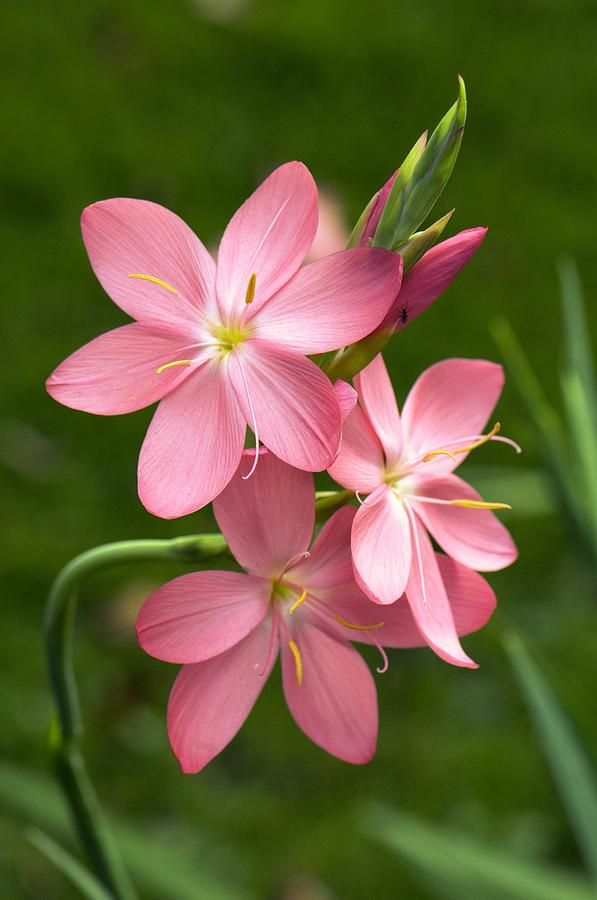
#> input picture 8.opencv/project1/flower.jpg, 597 x 900 px
$ jupyter execute project1.ipynb
#> lines starting #> are read from the running program, lines starting #| are printed output that depends on the picture
[cell 1]
import cv2

# --------------------------------
# 1. Read Image
# --------------------------------

img = cv2.imread("flower.jpg")
#> img is the input picture: shape (900, 597, 3); mean B, G, R 56.5, 94.9, 104.3

if img is None:
    print("Image not found!")
    exit()

print("Image loaded successfully")


# --------------------------------
# 2. Display Image Dimensions
# --------------------------------

height, width, channels = img.shape
#> height = 900; width = 597; channels = 3

print("Original Width:", width)
#| Original Width: 597
print("Original Height:", height)
#| Original Height: 900
print("Number of Channels:", channels)
#| Number of Channels: 3


# --------------------------------
# 3. Display Original Image
# --------------------------------

cv2.imshow("Original Image", img)


# --------------------------------
# 4. Resize Image
# --------------------------------

resized = cv2.resize(img, (500, 300))
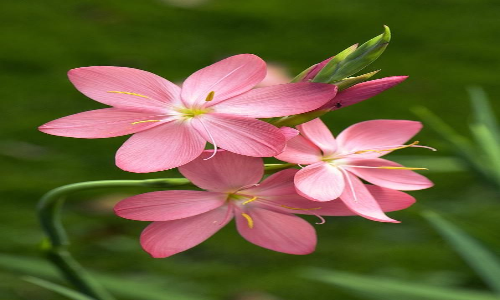
#> resized: shape (300, 500, 3); mean B, G, R 56.5, 94.9, 104.3

print("Resized Width: 500")
print("Resized Height: 300")

cv2.imshow("Resized Image", resized)


# --------------------------------
# 5. Convert Image to Grayscale
# --------------------------------

gray = cv2.cvtColor(img, cv2.COLOR_BGR2GRAY)
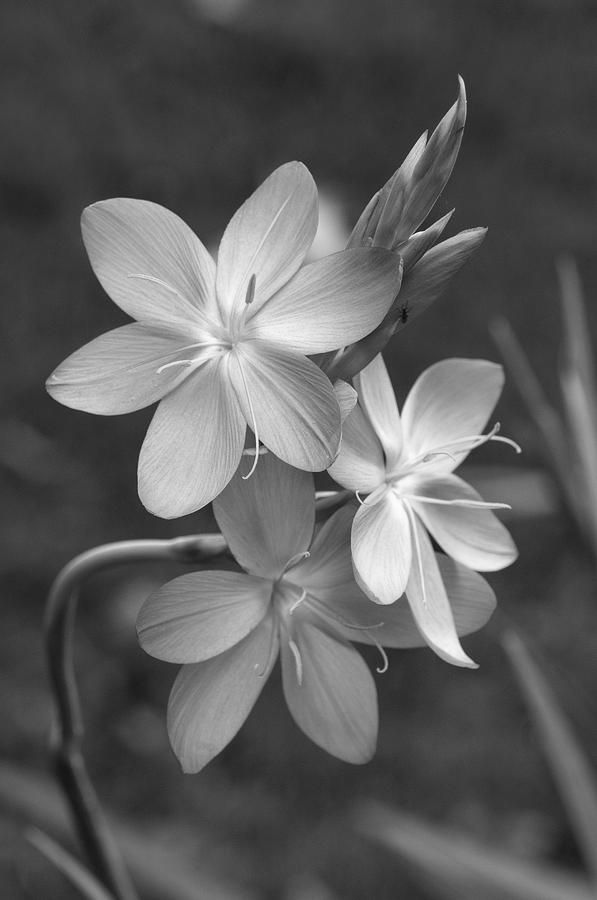
#> gray: shape (900, 597); min 7, max 254, mean 93.3

cv2.imshow("Grayscale Image", gray)


# --------------------------------
# 6. Save Resized Image
# --------------------------------

cv2.imwrite("resized_image.png", resized)

print("Resized image saved successfully")


# --------------------------------
# 7. Save Grayscale Image
# --------------------------------

cv2.imwrite("gray_image.png", gray)

print("Grayscale image saved successfully")


# --------------------------------
# 8. Wait for Key
# --------------------------------

cv2.waitKey(0)


# --------------------------------
# 9. Close All Windows
# --------------------------------

cv2.destroyAllWindows()
